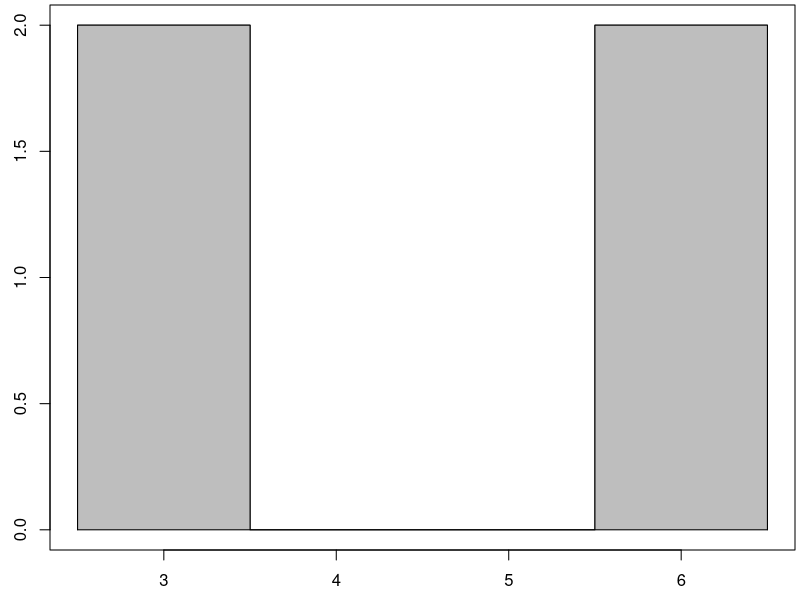
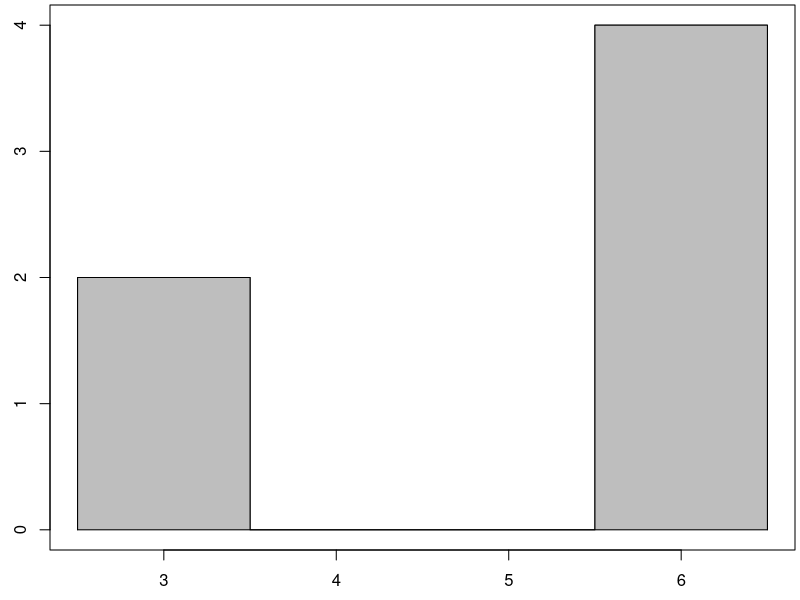
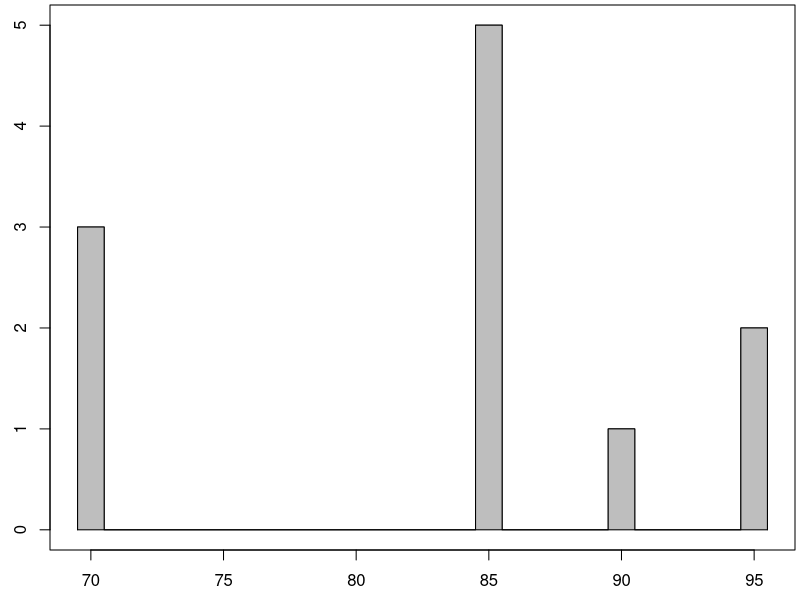
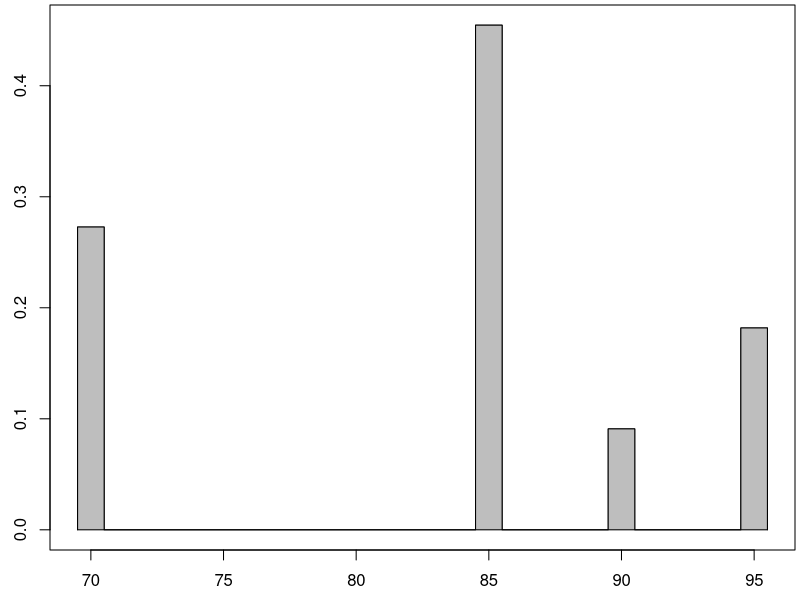
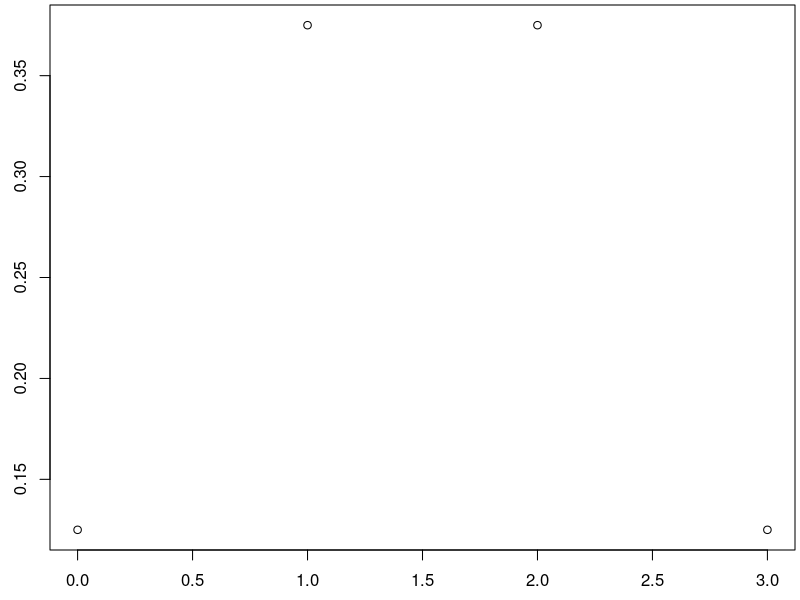
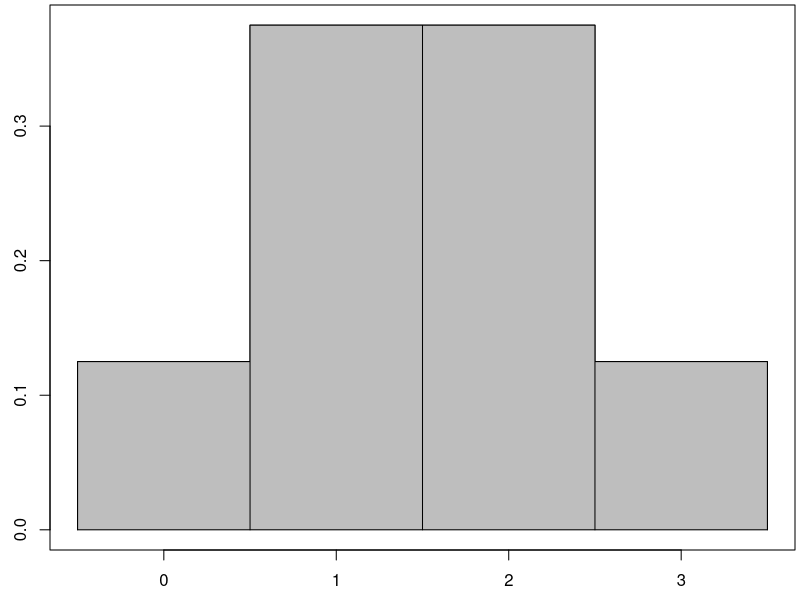
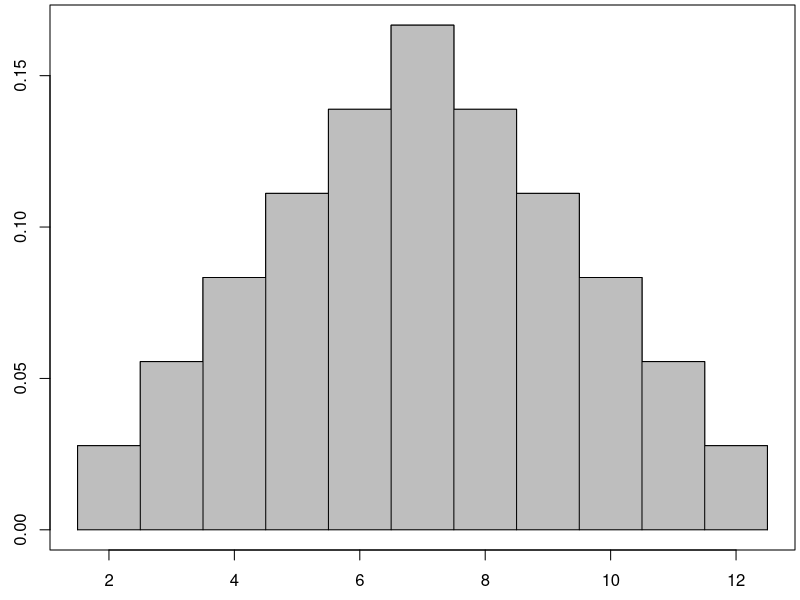
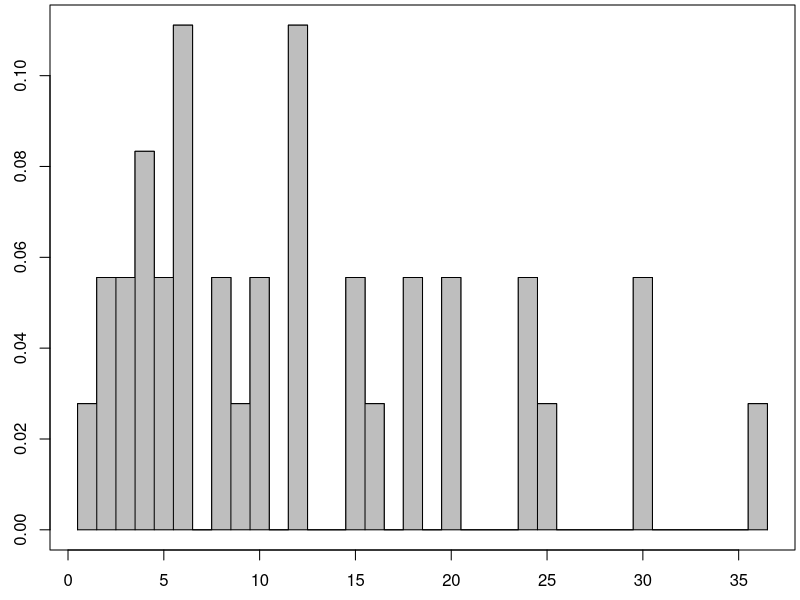

Here is the R script that generated these plots, in order:
## ---- chunk 1
knitr::opts_chunk$set(echo = TRUE, message = FALSE, warning = FALSE, error=TRUE)
## ---- chunk 2
library(knitr)

#Shades a target diagram for a probability mass function. 
#Inputs: 
#  x - a vector of data points
#  p - a corresponding vector of probabilities or frequencies
#All widths are 1 unit wide. 
draw_pmf <- function(x,p){
  xs <- c(rbind(x-1/2,x-1/2,x+1/2,x+1/2))
  px <- c(rbind(0,p,p,0))
  par(mar=c(2.5,2.5,0.25,0.25))
  plot.new()
  plot(xs,px,type="l")
  polygon(xs,px,col="gray")
}

#Shades a target diagram (shades area under) for a function f from a to b. 
#Inputs: 
#  f - a function f(x)
#  a - left end of the target
#  b - right end of the target
#  num_points - how many point are sent into f for plotting. 
draw_target <- function(f,a,b,num_points=100){
  x <- c(a,seq(a,b,(b-a)/num_points),b,a)
  y <- c(0,f(seq(a,b,(b-a)/num_points)),0,0)
  par(mar=c(2.5,2.5,0.25,0.25))
  plot(x,y,type = "l")
  polygon(x,y,col="gray")
}

#Draws rectangles over the top of a given function.
#The midpoint of top of each rectangle passes through the function. 
#  f - a function f(x)
#  a - left end of graph
#  b - right end of graph
#  num_rectangles - how many rectangles to plot.
#  method - One of "left", "right", or "mid".  Defaults to mid.
draw_rect_approx <- function(f,a,b,num_rectangles, method = "mid"){
  n <- num_rectangles
  dx <- (b-a)/n
  x <- c(a,seq(a,b,dx/100),b,a)
  y <- c(0,f(seq(a,b,dx/100)),0,0)
  par(mar=c(2.5,2.5,0.25,0.25))
  plot(x,y,type = "l")

  if(method == "left"){
    xi <- seq(a+0*dx/2,b-dx/2,dx)
    lines(xi,f(xi),type = "h")
    lines(xi,f(xi),type = "s")
    lines(c(xi[n],xi[n]+dx),f(c(xi[n],xi[n])),type = "l")
    lines(c(xi[n],xi[n]+dx),f(c(xi[n],xi[n])),type = "h")
  }
  else if(method == "right"){
    xi <- seq(a+dx,b+dx/2,dx)
    lines(xi-dx,f(xi),type = "h")
    lines(xi-dx,f(xi),type = "s")
    lines(c(xi[n]-dx,xi[n]),f(c(xi[n],xi[n])),type = "l")
    lines(c(xi[n]-dx,xi[n]),f(c(xi[n],xi[n])),type = "h")
  } 
  else{#Use midpoint
    xi <- seq(a+dx/2,b,dx)
    lines(xi-dx/2,f(xi),type = "h")
    lines(xi-dx/2,f(xi),type = "s")
    lines(c(xi[n]-dx/2,xi[n]+dx/2),f(c(xi[n],xi[n])),type = "l")
    lines(c(xi[n]-dx/2,xi[n]+dx/2),f(c(xi[n],xi[n])),type = "h")
  }
}

## ---- chunk 3

## ---- chunk 4
x <- c(3,6)
num <- c(2,2)
draw_pmf(x,num)
## ---- chunk 5
x <- c(3,6)
num <- c(2,4)
draw_pmf(x,num)
## ---- chunk 6
x <- c(70,85,90,95)
num <- c(3,5,1,2)
draw_pmf(x,num)
## ---- chunk 7
x <- c(70,85,90,95)
num <- c(3/11,5/11,1/11,2/11)
draw_pmf(x,num)
## ---- chunk 8
x <- c(0,1,2,3)
p <- c(1/8,3/8,3/8,1/8)
tbl <- data.frame(outcome=x, probability = p )
kable(tbl, align = "c")
plot(x,p)
draw_pmf(x,p)
## ---- chunk 9
x <- c(0,1,2,3)
p <- c(1/8,3/8,3/8,1/8)
sum(x*p)
## ---- chunk 10
x <- c(0,1,2,3)
p <- c(1/8,3/8,3/8,1/8)
cdf <- cumsum(p)
tbl <- data.frame(outcome=x, probability = p, CDF = cdf )
kable(tbl,  align = "c")
## ---- chunk 11
x <- seq(2,12)
p <- c(1/36,2/36,3/36,4/36,5/36,6/36,5/36,4/36,3/36,2/36,1/36)
tbl <- data.frame(outcome=x, prob = p)
kable(tbl,  align = "c")
draw_pmf(x,p)
## ---- chunk 12
x <- seq(2,12)
p <- c(1/36,2/36,3/36,4/36,5/36,6/36,5/36,4/36,3/36,2/36,1/36)
cdf <- cumsum(p)
tbl <- data.frame(outcome=x, prob = p, CDF = cdf)
kable(tbl,  align = "c")
## ---- chunk 13
x <- seq(2,12)
p <- c(1/36,2/36,3/36,4/36,5/36,6/36,5/36,4/36,3/36,2/36,1/36)
sum(x*p)
## ---- chunk 14
x <- c(1,2,3,4,5,6,8,9,10,12,15,16,18,20,24,25,30,36)
p <- c(1/36,2/36,2/36,3/36,2/36,4/36,2/36,1/36,2/36,4/36,2/36,1/36,2/36,2/36,2/36,1/36,2/36,1/36)
cdf <- cumsum(p)
tbl <- data.frame(outcome=x, prob = p, CDF = cdf)
kable(tbl,  align = "c")
draw_pmf(x,p)
## ---- chunk 15
x <- c(-1,3)
p <- c(7/9,2/9)
cdf <- cumsum(p)
tbl <- data.frame(outcome=x, prob = p, CDF = cdf)
kable(tbl,  align = "c")
draw_pmf(x,p)
c(sum_of_prob = sum(p), expected_value = sum(x*p))
y <- c(1,2,3,4,5,6,8,9,10,12,15,16,18,20,24,25,30,36)
py <- c(1/36,2/36,2/36,3/36,2/36,4/36,2/36,1/36,2/36,4/36,2/36,1/36,2/36,2/36,2/36,1/36,2/36,1/36)
c(sum_of_prob = sum(py), expected_value = sum(y*py))
## ---- chunk 16
lambda <- 5.904762
x <- seq(0,20)
p <- lambda^x *exp(-lambda)/factorial(x)
n <-10
tbl <- data.frame(outcome=x[1:n], prob = p[1:n])
kable(tbl,  align = "c")
draw_pmf(x,p)
sum(x*p)
## ---- chunk 17
x <- seq(1,6)
p <- rep(1/6,6)
draw_pmf(x,p)
## ---- chunk 18
x <- seq(1,6)
p <- c(1/21,2/21,3/21,4/21,5/21,6/21)
draw_pmf(x,p)
## ---- chunk 19
g <- function(x){2+x*0}
draw_target(g,0,5)
## ---- chunk 20
n <- 1000
x <- runif(n, min = 0, max = 5)
#Here are 10 of the values. 
x[1:10]
#And here is the mean of all 1000. 
mean(x)
## ---- chunk 21
n <- 1000000
x <- runif(n, min = 0, max = 5)
#This gives the mean of 1000000
mean(x)
## ---- chunk 22
g <- function(x){x}
draw_target(g,0,5) 
## ---- chunk 23
g <- function(x){x^2}
draw_target(g,0,4)
## ---- chunk 24
g <- function(x){ifelse(x<2.5,2,4)}
draw_target(g,0,4,num_points=1000)  
#The 1000 is needed to cause R to plot enough points 
#to avoid a visual glitch with drawing piecewise defined functions.
## ---- chunk 25
xi <- c(1.25,3.25)
Ai <- c(5,6)
c(total_area =sum(Ai),  
  expected_value = sum(xi*Ai)/sum(Ai))
## ---- chunk 26
g <- function(x){ifelse(x<2.5,2,4)}
draw_rect_approx(g,0,4,8) 
## ---- chunk 27
dx <- 0.5
xi <- seq(dx/2,4,dx)
Ai <- g(xi)*dx
tbl <- data.frame(x_i = xi, A_i = Ai)
kable(tbl,  align = "c")
c(total_area =sum(Ai),  
  expected_value = sum(xi*Ai)/sum(Ai))
## ---- chunk 28
draw_rect_approx(g,0,4,n=16) 
dx <- 0.25
xi <- seq(dx/2,4,dx)
Ai <- g(xi)*dx
tbl <- data.frame(x_i = xi, A_i = Ai)
kable(tbl,  align = "c")
c(total_area =sum(Ai),  
  expected_value = sum(xi*Ai)/sum(Ai))
## ---- chunk 29
g <- function(x){x}
a <- 0
b <- 5
n <- 20
dx <- (b-a)/n
draw_rect_approx(g,a,b,n) 
xi <- seq(a+dx/2,b,dx)
Ai <- g(xi)*dx
c(total_area =sum(Ai),  
  expected_value = sum(xi*Ai)/sum(Ai))
## ---- chunk 30
g <- function(x){x^2}
a <- 0
b <- 4
n <- 50
dx <- (b-a)/n
draw_rect_approx(g,a,b,n) 
xi <- seq(a+dx/2,b,dx)
Ai <- g(xi)*dx
c(total_area =sum(Ai),  
  expected_value = sum(xi*Ai)/sum(Ai))
## ---- chunk 31
g <- function(x){-x^4+2*x^3-2*x^2+3*x+4}
a <- 0
b <- 2
n <- 25
dx <- (b-a)/n
draw_rect_approx(g,a,b,n) 
xi <- seq(a+dx/2,b,dx)
Ai <- g(xi)*dx
c(total_area =sum(Ai),  
  expected_value = sum(xi*Ai)/sum(Ai))
## ---- chunk 32
f <- function(x){3 * exp(-3*x)}
a <- 0
b <- 30
n <- 1000
dx <- (b-a)/n
draw_rect_approx(f,a,b,n) 
xi <- seq(a+dx/2,b,dx)
Ai <- f(xi)*dx
c(total_area =sum(Ai),  
  expected_value = sum(xi*Ai)/sum(Ai))
## ---- chunk 33
    g <- function(x){4-x}
    a <- 0
    b <- 4
    n <- 8
    dx <- (b-a)/n
    draw_rect_approx(g,a,b,n) 
    xi <- seq(a+dx/2,b,dx)
    Ai <- g(xi)*dx
    c(total_area =sum(Ai),  
      expected_value = sum(xi*Ai)/sum(Ai))
## ---- chunk 34
f <- function(x){7-x}
a <- 1
b <- 5
draw_target(f,a,b)
## ---- chunk 35
f <- function(x){7-x}
a <- 1
b <- 5
n <- 8
draw_rect_approx(f,a,b,n,method = "left")
## ---- chunk 36
dx <- (b-a)/n
xi <- seq(a,b-dx,dx)
kable(data.frame(left_point = xi, function_at_xi = f(xi), area_i = f(xi)*dx))
c(riemann_sum_using_left_endpoints = sum(f(xi)*dx))
## ---- chunk 37
xi <- seq(a+dx,b,dx)
draw_rect_approx(f,a,b,n,method = "right")
## ---- chunk 38
kable(data.frame(right_point = xi, function_at_xi = f(xi), area_i = f(xi)*dx))
c(riemann_sum_using_right_endpoints = sum(f(xi)*dx))
## ---- chunk 39
xi <- seq(a+dx/2,b,dx)
draw_rect_approx(f,a,b,n,method = "mid")
c(riemann_sum_using_midpoints = sum(f(xi)*dx))
## ---- chunk 40
f <- function(x){7-x}
a <- 1
b <- 5
n <- 20
draw_rect_approx(f,a,b,n,method = "right")
dx <- (b-a)/n
xi <- seq(a+dx,b,dx)
c(riemann_sum_using_right_endpoints = sum(f(xi)*dx))
## ---- chunk 41
f <- function(x){x^2}
draw_target(f,0,4)
